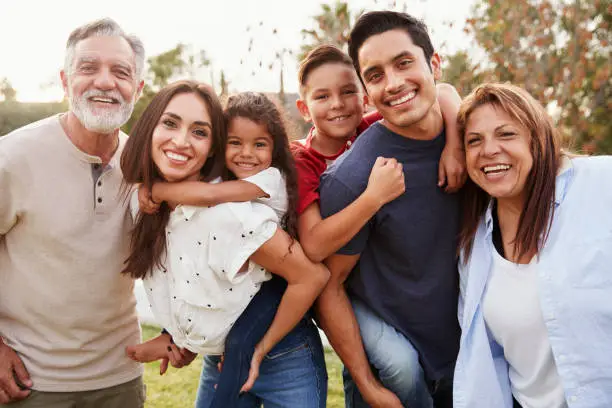
#> input picture datos_PDI/familia.jpg, 612 x 408 px, given in place of img_0002.jpg, which was not available
$ jupyter execute Proyecto-TP.ipynb   (text cells are left out)
#> lines starting #> are read from the running program, lines starting #| are printed output that depends on the picture; pictures that were not available may be replaced by others from this repository, and a replacement may not be noted
[cell 1]
import cv2
import numpy as np
import matplotlib.pyplot as plt

# Cargar las imágenes
imagen_principal = cv2.imread('datos_PDI/logos/img_0002.jpg')
#> imagen_principal is the input picture: shape (408, 612, 3); mean B, G, R 131.6, 140.2, 160.9
logo = cv2.imread('datos_PDI/logos/Heineken-logo-400x400.png')
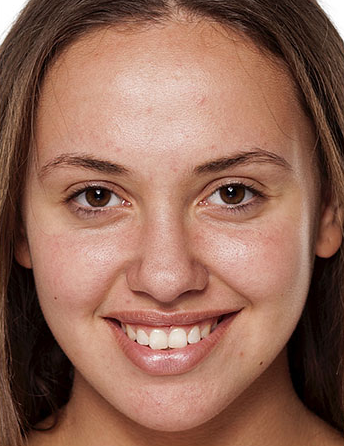
#> input picture datos_PDI/face.png, 344 x 446 px, given in place of Heineken-logo-400x400.png, which was not available
#> logo is the input picture: shape (446, 344, 3); mean B, G, R 87, 103.5, 146

# Convertir las imágenes de BGR a RGB (OpenCV usa BGR por defecto)
imagen_principal_rgb = cv2.cvtColor(imagen_principal, cv2.COLOR_BGR2RGB)
logo_rgb = cv2.cvtColor(logo, cv2.COLOR_BGR2RGB)

# Obtener el tamaño de la imagen principal
alto, ancho = imagen_principal_rgb.shape[:2]
#> alto = 408; ancho = 612

# Redimensionar el logo al tamaño de la imagen principal
logo_redimensionado = cv2.resize(logo_rgb, (ancho, alto))
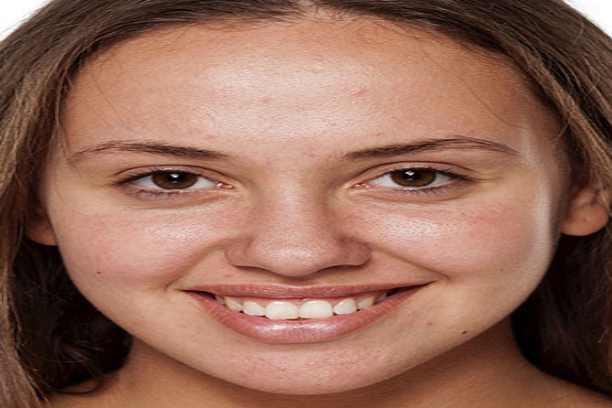
#> logo_redimensionado: shape (408, 612, 3); mean R, G, B 145.8, 103.4, 86.9

# Definir pesos para la combinación ponderada
peso_imagen_principal = 0.7
peso_logo = 1 - peso_imagen_principal

# Combinar las imágenes usando una suma ponderada
imagen_combinada = cv2.addWeighted(imagen_principal_rgb, peso_imagen_principal, logo_redimensionado, peso_logo, 0)
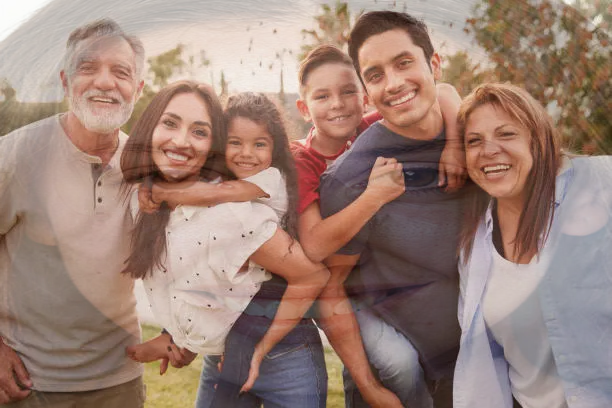
#> imagen_combinada: shape (408, 612, 3); mean R, G, B 156.4, 129.2, 118.2

# Mostrar las imágenes usando matplotlib
plt.figure(figsize=(16, 12))

plt.subplot(1, 3, 1)
plt.title('Imagen Principal')
plt.imshow(imagen_principal_rgb)
plt.axis('off')

plt.subplot(1, 3, 2)
plt.title('Logo Redimensionado')
plt.imshow(logo_redimensionado)
plt.axis('off')

plt.subplot(1, 3, 3)
plt.title('Imagen Combinada')
plt.imshow(imagen_combinada)
plt.axis('off')

plt.show()
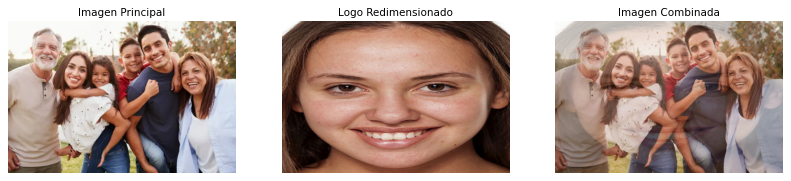
#> figure drawn by matplotlib, 3 panels
